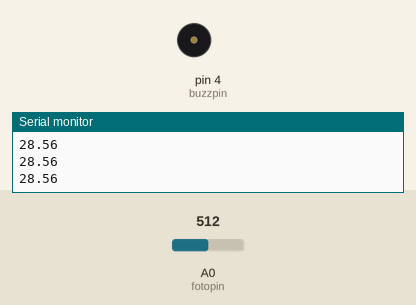
Bench run of a sketch on a simulated Arduino Uno, built with avr-gcc and run on an emulated ATmega328P. Parts: buzzer (waves = sounding), the last lines printed to the serial monitor. The inputs (shaded band) are chosen by the test bench; at power-on: A0 (fotopin) = 512.

Above: at 1.2 s.
1.3 s: A0 (fotopin) set to 0
At 2.5 s:
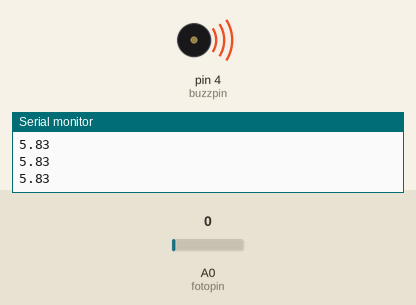
2.8 s: A0 (fotopin) set to 173
4.3 s: A0 (fotopin) set to 192
At 5.8 s:
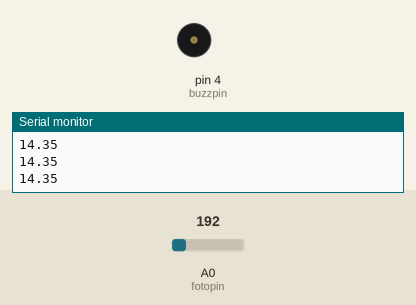
Timing chart, 0 to 7.3 s (numbered marks = the images above; inputs shaded):
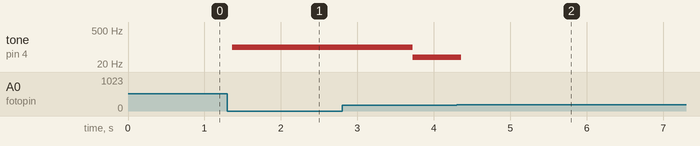

The sketch:

exercicio_fotobuzzer1.ino
```cpp
float dbuzz;
int fotopin = A0;
float fotoval;
int buzzpin = 4;
void setup()
{
  pinMode(fotopin, INPUT);
  pinMode(buzzpin, OUTPUT);
  Serial.begin(9600);
}

void loop()
{
	fotoval = analogRead(fotopin);
  	dbuzz = (40./901.)*fotoval - ((40.*94.)/901.) + 10 ;
  	Serial.println(dbuzz);
  	digitalWrite(buzzpin, 1);
  	delay(dbuzz);
  	digitalWrite(buzzpin, 0);
  	delay(dbuzz);
}
```

Measured:
- after the input at 1.3 s, tone on pin 4 (buzzpin): silent → 96 Hz after 0.06 s
- after the input at 2.8 s, tone on pin 4 (buzzpin): 96 Hz → 38 Hz after 0.92 s
- after the input at 4.3 s, tone on pin 4 (buzzpin): 38 Hz → silent after 0.06 s instead of 6.5 s
